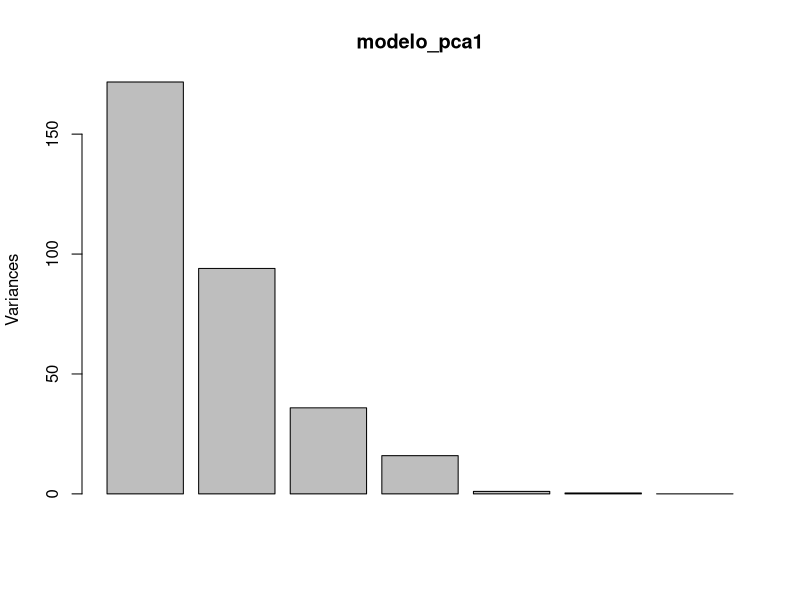
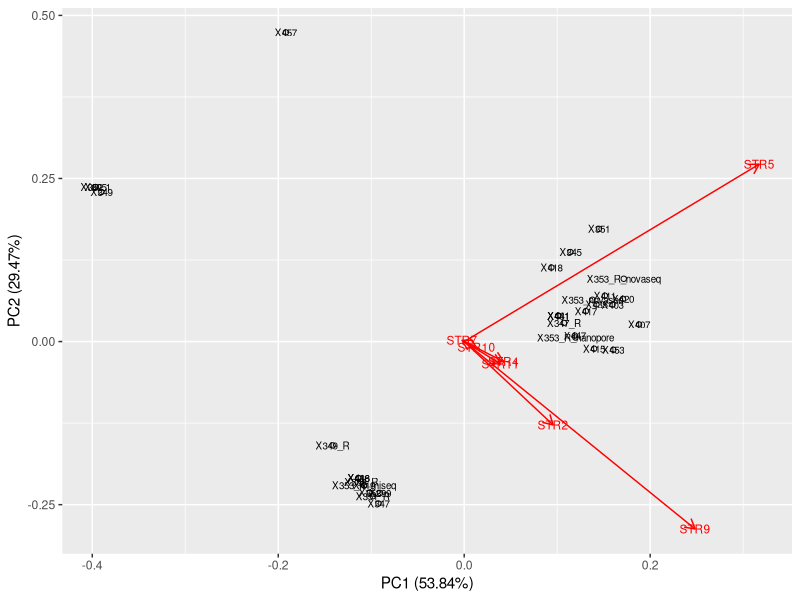
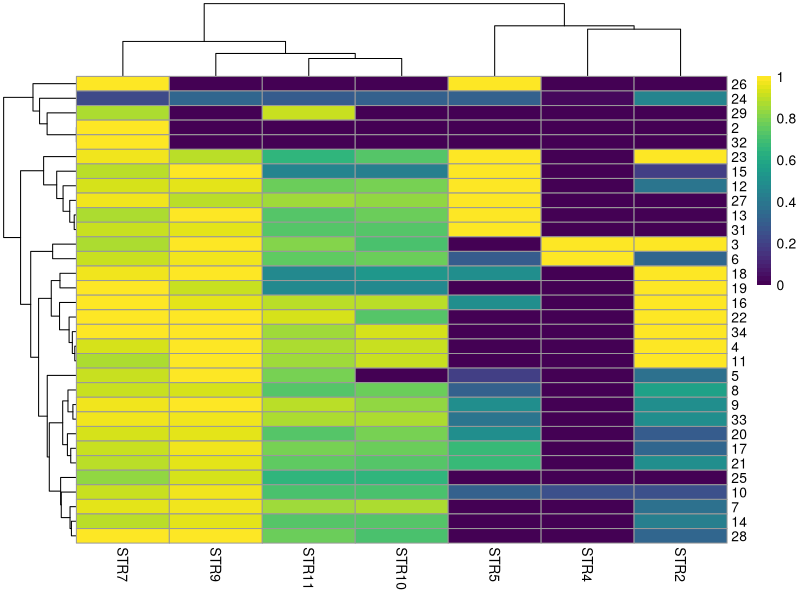
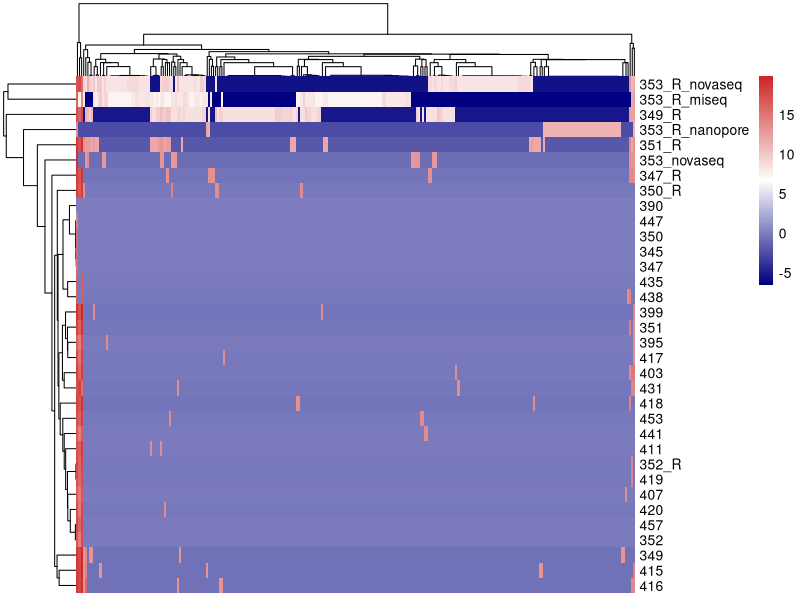
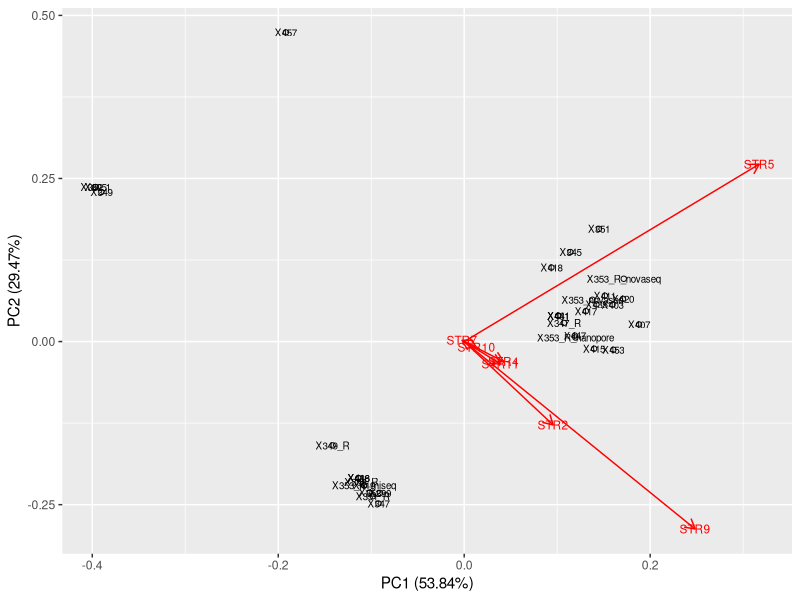
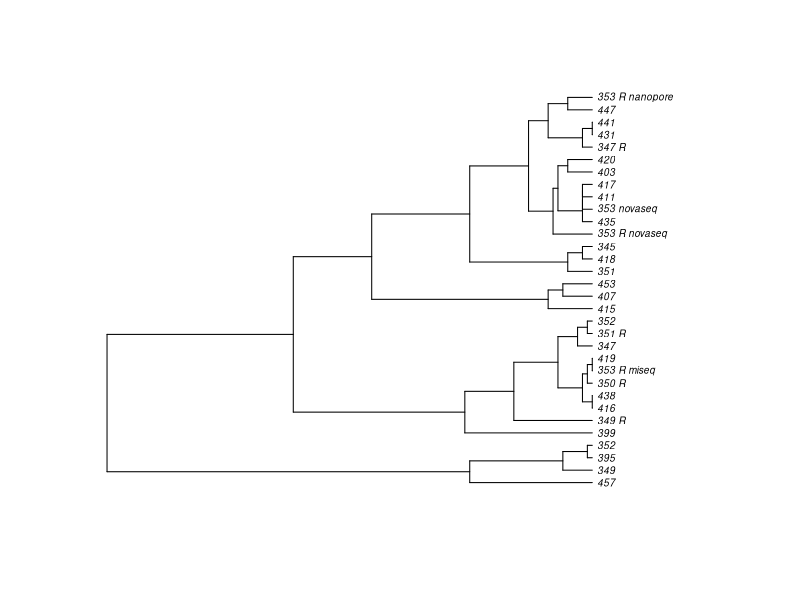
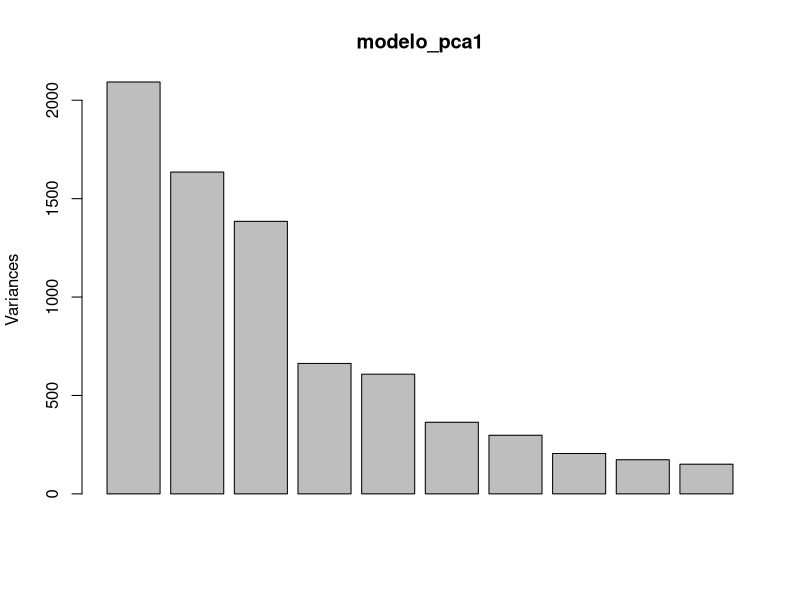
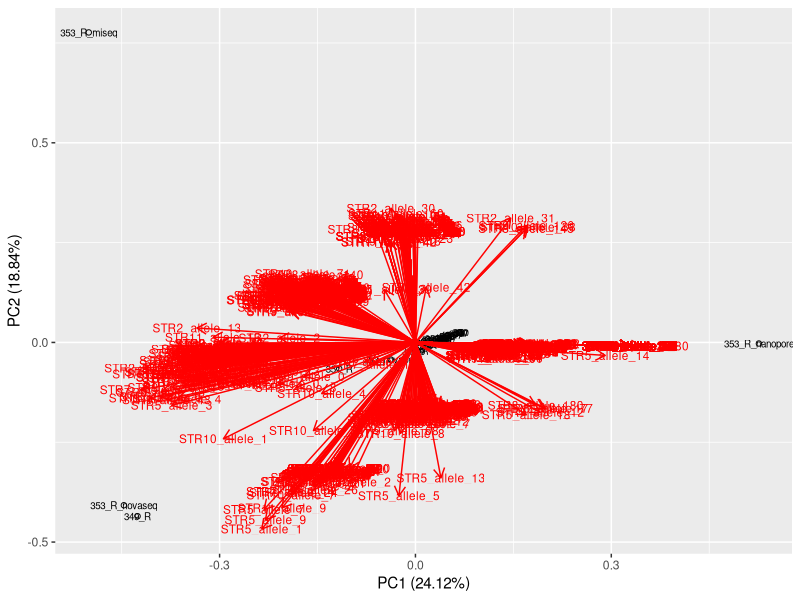

The R source for these figures, in order: (Note: this script raises an error after producing the figures.)
#!/usr/bin/env Rscript

# library -------

library(plyr, quietly = TRUE, warn.conflicts = FALSE)
library(dplyr, quietly = TRUE, warn.conflicts = FALSE)
library(tidyr, quietly = TRUE, warn.conflicts = FALSE)
library(ggplot2, quietly = TRUE, warn.conflicts = FALSE)
library(forcats, quietly = TRUE, warn.conflicts = FALSE)
library(gridExtra, quietly = TRUE, warn.conflicts = FALSE)
library(reshape2, quietly = TRUE, warn.conflicts = FALSE)
library(ggfortify, quietly = TRUE, warn.conflicts = FALSE)
library(pheatmap, quietly = TRUE, warn.conflicts = FALSE)
library(viridis, quietly = TRUE, warn.conflicts = FALSE)
library(ape, quietly = TRUE, warn.conflicts = FALSE)
library(vegan, quietly = TRUE, warn.conflicts = FALSE)

# utilidades
# indx <- sapply(numeric_datos, is.factor)
# numeric_datos[indx] <- lapply(numeric_datos[indx], function(x) as.numeric(as.character(x)))

# data 01 - alelos + frecuentes para cada muestra y STR
mfalleles <- read.csv2("01-most_frequent_alleles_seqs.tsv", sep = "\t", header = T)
long_mfalleles <- melt(mfalleles, id.var = c("X"))
colnames(long_mfalleles) <- c("samples", "STR", "Alelles")

# calculo del 80%
table_percNone <- function(in_str, in_sample) {
    id_str <- unique(as.character(in_str))
    matrix_str_n <- matrix(0, nrow = length(id_str), ncol = 2)
    for (i in 1:length(id_str)) {
        df_tmp <- long_mfalleles[long_mfalleles$STR == id_str[i] & long_mfalleles$Alelles == "None", ]
        if (identical(df_tmp$sample, character(0))) {
            matrix_str_n[i, 1] <- id_str[i]
            matrix_str_n[i, 2] <- 0
        } else {
            matrix_str_n[i, 1] <- id_str[i]
            matrix_str_n[i, 2] <- round(as.numeric(dim(df_tmp)[1]) / 34, 2)
        }
    }
    id_sample <- unique(as.character(in_sample))
    matrix_sample_n <- matrix(0, nrow = length(id_sample), ncol = 2)
    for (i in 1:length(id_sample)) {
        df_tmp <- as.matrix(mfalleles[mfalleles$X == id_sample[i], ])
        matrix_sample_n[i, 1] <- id_sample[i]
        matrix_sample_n[i, 2] <- round(as.numeric(table(df_tmp[1, ] == "None")[2]) / 10, 2)
    }

    df_str_none <- data.frame(
        STR = as.character(matrix_str_n[, 1]),
        PerNone = as.numeric(matrix_str_n[, 2])
    )
    print(df_str_none)

    df_sample_none <- data.frame(
        samples = as.character(matrix_sample_n[, 1]),
        PerNone = as.numeric(matrix_sample_n[, 2])
    )
    print(df_sample_none)
}

table_percNone(long_mfalleles$STR, long_mfalleles$samples)

# Eliminamos el STR3, STR1, STR4
# Eliminamos las muestras 390, 350

mf_filter <- mfalleles[-c(1, 30), -c(3, 5, 6)]
long_mf_filter <- melt(mf_filter, id.var = c("X"))
colnames(long_mf_filter) <- c("samples", "STR", "alelles")
long_mf_filter$alelles <- as.numeric(as.factor(long_mf_filter$alelles))

wide_mf_filter <- as.data.frame(pivot_wider(long_mf_filter, names_from = "STR", values_from = "alelles", id_cols = "samples"))
matrix_mf_filter <- as.matrix(wide_mf_filter[, -1])
nombres <- c(
    "395",          "399",          "353_R_miseq", "403",
    "407",          "351_R",          "347_R", "411",
    "415",          "416",          "417", "418",
    "419",          "420",          "353_novaseq", "431",
    "435",          "438",          "353_R_novaseq", "441",
    "352",          "447",          "453", "349_R",
    "457",          "345",          "347", "349",
    "351",          "352",          "353_R_nanopore", "350_R"
)
row.names(matrix_mf_filter) <- as.character(nombres)

# PCA
modelo_pca1 <- prcomp(matrix_mf_filter, scale = FALSE)
plot(modelo_pca1)
summary(modelo_pca1)

autoplot(modelo_pca1, loadings.label = TRUE, loadings.label.size = 3, loadings = TRUE, shape = T, label = T, label.size = 2.5)
ggsave("../plots/pca_str_samples.png", width = 18, height = 18, dpi = 300, units = c("cm"))

# Hclustering

## Matriz de distancias
dist_mf_filter <- dist(matrix_mf_filter, method = "manhattan")
## Clúster jerárquico
hc_mf_filter <- hclust(dist_mf_filter)

## Dendrograma
png(file = "C:/Users/alber/Desktop/Desarrollo/Monkey-Pox-STR/plots/str_hclust.png", height = 400, width = 500)
plot(as.phylo(hc_mf_filter), cex = 0.6, label.offset = 0.5)
dev.off()

# data 02 - alelos + frecuentes para cada muestra y STR
afalleles <- read.csv2("bin/02-most_frequent_alleles_freqs.tsv", sep = ",", header = T)
af_filter <- afalleles[-c(1, 30), -c(3, 5, 6)]
matrix_af <- af_filter[, -1]

indx <- sapply(matrix_af, is.character)
matrix_af[indx] <- lapply(matrix_af[indx], function(x) as.numeric(as.character(x)))

# heatmap
pheatmap(matrix_af, show_rownames = T, show_colnames = T, color = viridis(50))

# CLR data
supportclr <- read.csv2("bin/06-all_alleles_supporting_reads_CLR.tsv", sep = "\t", header = T)
muestras <- as.character(supportclr[, 1])
matrix_sp <- supportclr[, -1]

indx <- sapply(matrix_sp, is.character)
matrix_sp[indx] <- lapply(matrix_sp[indx], function(x) as.numeric(x))
row.names(matrix_sp) <- muestras

# realizamos un heatmap por cada STR
long_sp <- melt(supportclr, id.var = c("X"))
colnames(long_sp) <- c("samples", "STR", "CLR")
data_sep_sp <- long_sp %>% separate(STR, c("STR", "alelle", "id"), sep = "_")
df_sep_sp <- data.frame(
    sample = data_sep_sp[, 1],
    STR_alelles = long_sp$STR,
    STR = data_sep_sp$STR,
    CLR = data_sep_sp$CLR
)

# negative
`%notin%` <- Negate(`%in%`)

# Filtrar por los STR mayores del 80% de None
str_mayor80 <- c("STR3", "STR1", "STR4")
df_sep_sp_filter <- df_sep_sp[df_sep_sp$STR %notin% str_mayor80, ]

# heatmap

id_str <- unique(df_sep_sp_filter$STR)
for (i in 1:length(id_str)) {
    tmp_df <- df_sep_sp[df_sep_sp_filter$STR == id_str[i], ]
    alelos_tmp <- as.character(unique(tmp_df$STR_alelles))
    color_tmp <- colorRampPalette(c("navy", "white", "firebrick3"))(length(alelos_tmp))
    tmp_df_wide <- data.frame(pivot_wider(tmp_df, names_from = "STR_alelles", values_from = "CLR", id_cols = "sample"))
    tmp_matrix <- tmp_df_wide[, -1]
    rownames(tmp_matrix) <- muestras
    indx <- sapply(tmp_matrix, is.character) # transform to numeric
    tmp_matrix[indx] <- lapply(tmp_matrix[indx], function(x) as.numeric(x))
    nombre_str <- as.character(id_str[i])
    ruta <- paste0("/home/alberto.lema/Documents/Desarrollo/Monkey-Pox-analysis/plots/", nombre_str, ".png")
    # heatmap by STR
    png(file = ruta, width = 600, height = 350)
    pheatmap(tmp_matrix, show_rownames = T, show_colnames = F, color = color_tmp)
    dev.off()
}

# prueba con STR11

df_str11 <- df_sep_sp[df_sep_sp$STR == "STR11", ]
alelos_str11 <- as.character(unique(df_str11$STR_alelles))
color_str11 <- colorRampPalette(c("navy", "white", "firebrick3"))(length(alelos_str11))

png(file = "/home/alberto.lema/Documents/Desarrollo/Monkey-Pox-analysis/plots/STR11_prueba.png", width = 600, height = 350)
pheatmap(tmp_matrix, show_rownames = T, show_colnames = F, color = color_str11)
dev.off()

df_wide_full <- data.frame(pivot_wider(df_sep_sp, names_from = "STR_alelles", values_from = "CLR", id_cols = "sample"))
full_matrix <- df_wide_full[, -1]
rownames(full_matrix) <- muestras
indx <- sapply(full_matrix, is.character) # transform to numeric
full_matrix[indx] <- lapply(full_matrix[indx], function(x) as.numeric(x))

modelo_pca1 <- prcomp(full_matrix, scale = FALSE)
plot(modelo_pca1)
summary(modelo_pca1)

autoplot(modelo_pca1, loadings.label = TRUE, loadings.label.size = 3, loadings = TRUE, shape = T, label = T, label.size = 2.5)
ggsave("plots/pca_str_samples.png", width = 18, height = 18, dpi = 300, units = c("cm"))

# PCA
modelo_pca1 <- prcomp(matrix_sp, scale = FALSE)
plot(modelo_pca1)
summary(modelo_pca1)

# Plot PCA

autoplot(modelo_pca1, loadings.label = TRUE, loadings.label.size = 3, loadings = TRUE, shape = T, label = T, label.size = 2.5)
ggsave("plots/pca_str_samples.png", width = 18, height = 18, dpi = 300, units = c("cm"))

# Fitting Hierarchical clustering Model
# to training dataset
set.seed(240)
hier_cl <- hclust(matrix_sp, method = "average")

# Plotting dendrogram
png(file = "C:/Users/alber/Desktop/Desarrollo/Monkey-Pox-STR/plots/hierclust.png", width = 600, height = 350)
plot(hier_cl)
dev.off()

# intento de analizar con vegan package

data(dune)
ord<- decorana(dune)
ord
plot(ord)
plot(hier_cl)
